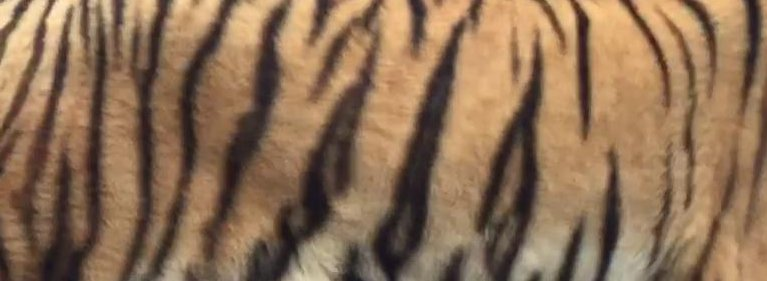
#> input picture source_img/000012.jpg, 767 x 281 px, found by its file name; its folder holds only this picture in this run
$ python -i Runner.py   (imports and definitions only)   (older library calls are emulated)
#> lines starting #> are read from the running program, lines starting #| are printed output that depends on the picture; after the words box and inside, x2 and y2 are one past the last pixel; in counts of white or black regions, pixels touching at a corner belong together
### ImgIO.py
import cv2
import os
import numpy as np
import shutil

class ImgIO:

    def read_image(self, img_path):
#> called with img_path = 'source_img/source_img/000012.jpg'
        img = cv2.imread(img_path)
#> img is the input picture: shape (281, 767, 3); mean B, G, R 84.5, 111.4, 140.8
        gray_img = cv2.cvtColor(img, cv2.COLOR_BGR2GRAY)
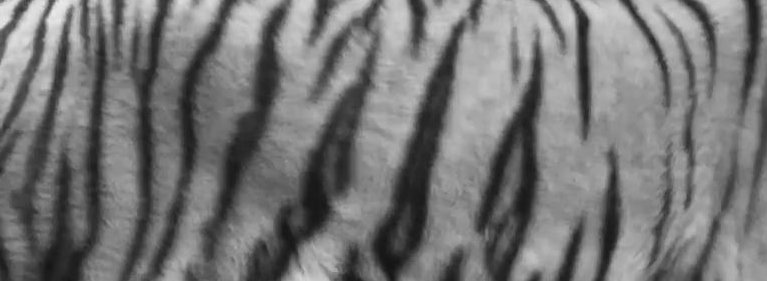
#> gray_img: shape (281, 767); min 19, max 235, mean 117.1
        # convert img to float
        img = img.astype(np.float32)
        gray_img = gray_img.astype(np.float32)

        return img, gray_img

    def write_image(self, path, name, src):
        os.makedirs(os.path.dirname(path), exist_ok=True)
        cv2.imwrite(path + "/" + name, src)

    def write_data(self, path, name, data):
        os.makedirs(os.path.dirname(path), exist_ok=True)
        np.save(path + "/" + name, data)

    # [25 lines left out: functions clean_folder, save_curl_heat_map, draw_curl, not called in this run]

### ImgProcessing.py
import cv2
import numpy as np
from ImgIO import ImgIO

class ImgProcessing:

    def __init__(self):
        self.imgIO = ImgIO()
        self.ddepth = cv2.CV_64F

    # Pass image to bandpass filter, and produce LoG result that is ranged from 0 to 255
    def bandpass_filtering(self, img, blur_size, kernel_sizes):
        results = []
        for kernel_size in kernel_sizes:
            src = cv2.GaussianBlur(img, (blur_size, blur_size), 0)
            log_img = cv2.Laplacian(src, self.ddepth, ksize=kernel_size)

            log_img += abs(log_img.min())
            log_img *= (255 / log_img.max())
            results.append(log_img)

        return results

    # Return magnitude and greadient direction result (dradient direction range from 0 to 360 degree)
    def extract_gradient_directions(self, img):
        # Compute gradients along the x and y axis, respectively
        gX = cv2.Scharr(img, cv2.CV_64F, 1, 0)
        gY = cv2.Scharr(img, cv2.CV_64F, 0, 1)
        # Compute the gradient magnitude and orientation
        mag = np.sqrt((gX ** 2) + (gY ** 2))
        # Convert to degree
        # Arctan2 return -pi to pi, now change to 0 to 180, and 180 to 360 when degree is negative, means -50 is 310 or -1 is 359
        orient = np.arctan2(gY, gX) * (180 / np.pi)
        orient[orient < 0] += 360
        return mag, orient

    def convert_gradient(self, grad):
        # change range from 0 to 360 to 0 to 255
        grad = grad / 360 * 255
        # apply color map for gradient
        grad = grad.astype(np.uint8)
        grad = cv2.applyColorMap(grad, cv2.COLORMAP_HSV)
        return grad

    # [5 lines left out: function weighted_add, not called in this run]

    # Apply dialation effect to img to reduce noise, pass in binarilized img
    def dialation(self, img, d_kernel):
        d_kernel = np.array(d_kernel)
        d_kernel = d_kernel.astype(np.uint8)
        img_dilation = cv2.dilate(img, d_kernel, iterations=1)
        return img_dilation

    def erosion(self, img, e_kernel):
        e_kernel = np.array(e_kernel)
        e_kernel = e_kernel.astype(np.uint8)
        img_erosion = cv2.erode(img, e_kernel, iterations=1)
        return img_erosion

    # Use connected component method to count up the connected area, eliminate area with smaller count than threshold
    def connected_component(self, img, threshold):
        print("Delete conponent by: ", threshold)
        analysis = cv2.connectedComponentsWithStats(img, 4, cv2.CV_32S)
        (totalLabels, label_ids, values, centroid) = analysis

        output = np.zeros(img.shape, dtype="uint8")

        # Loop through each component
        for i in range(1, totalLabels):
            area = values[i, cv2.CC_STAT_AREA]
            if (area > threshold): # only keep the component that greater than a certain value
                componentMask = (label_ids == i).astype("uint8") * 255
                output = cv2.bitwise_or(output, componentMask)

        return output

    # To counter the lighting effect on the img, apply the Otsu's method to generate a threshold value
    # also generate a thresholded mask
    def otsu_threshold(self, img, k):
        img = img.astype(np.uint8)
        blurred = cv2.GaussianBlur(img, (k, k), 0)
        threshold, t_img = cv2.threshold(blurred, 0, 255, cv2.THRESH_BINARY + cv2.THRESH_OTSU)
        return t_img, threshold

### IPUtil.py
from mmap import ACCESS_READ
import numpy as np
import math
from CircleSampler import CircleSampler
from ImgIO import ImgIO
from ImgProcessing import ImgProcessing
from scipy.optimize import linear_sum_assignment
import copy
import os


class IPUtil:
    def __init__(self):
        self.R = 0
        self.C = 0
        self.m = 0
        self.n = 0
        self.total = 0
        self.ImgIO = ImgIO()
        self.ImgP = ImgProcessing()
        self.cirSample = CircleSampler()

    # Method B Implementation
    # Given all the histogram and its corresponding gradient, calculate a cost matrix
    # If we use the shape context method, we will inherite the roatation invariance attribute of it, thus we will only need A or B type
    # n is the bin number in each histogram row
    # [354 lines left out: functions calculate_cost_matrix, calc_cost, cost_matrix_similar_score, build_gradient_cost_matrix, calc_direct_mask_score, edge_acc_filter and 5 more, not called in this run]

### CircleSampler.py
import numpy as np
import math

from ImgIO import ImgIO
from ImgProcessing import ImgProcessing

class CircleSampler:

    def __init__(self):
        self.ImgIO = ImgIO()
        self.ImgP = ImgProcessing()
        self.circle_enhence_points = {4:[(-2,3),(-3,2),(2,3),(3,2),(-3,-2),(-2,-3),(2,-3),(3,-2)],
                                      6:[(-4,4),(4, 4),(-4,-4),(4,-4)],
                                      9:[(-3,8),(3,8),(-3,-8),(3,-8),(-5,7),(5,7),(-5,-7),(5,-7),(-6,6),(6,6),(-6,-6),(6,-6),(-7,5),(-7,-5),(7,5),(7,-5)]}

    # Sample points as disc like circles via Bresenham method
    # [175 lines left out: functions mirror_points_8, get_circles_of_r_naive, get_circles_of_r, generate_type_smaples, sample_test, circle_cut, not called in this run]

    # Rotate a sample by n degree, basiclly add n toi each grad and if it is over 360, we wrap around it
    def rotate_sample(self):
        pass

### Runner.py
from distutils import log
import sys
import cv2
import os
import numpy as np
import ImgIO
import ImgProcessing
import IPUtil
import copy

class Runner:

    ## Command
    # /Main.py process 000129.jpg
    # /Main.py detect 000123.jpg C  for generate type information detect img typetest
    # /Main.py draw 000129.jpg
    # /Main.py runsingle 000129.jpg

    def __init__(self) -> None:
        self.parameters = {
            "LoG_kernel_sizes": [5,7,9,11,21,31],
            "blur_before_LoG": 13,
            "blur_before_gradient": 7,
            "dilation_kernel": [[0,0,1,0,0],[0,0,1,0,0],[0,0,1,0,0],[0,1,1,1,0],[0,1,1,1,0],[0,1,1,1,0],[0,0,1,0,0],[0,0,1,0,0],[0,0,1,0,0]],
            "erosion_kernel": [[0,0,1,0,0],[0,0,1,0,0],[0,1,1,1,0],[0,0,1,0,0],[0,0,1,0,0]],
            "otsu_blur_kernel_size": 5,
            "low_threshold": 0.86,
            "sample_radius": 4,
            "sample_offset": 3,
            "conn_threshold": 90,
            "min_max_radius_mutiplier": 3,
            "image_names": ["000012.jpg", "000037.jpg", "000049.jpg", "000129.jpg", "181-1.jpg"]
        }
        self.imgIO = ImgIO.ImgIO()
        self.ImgPro = ImgProcessing.ImgProcessing()
        self.IPU = IPUtil.IPUtil()
        self.log_kernel_sizes = self.parameters["LoG_kernel_sizes"]

    def img_preprocessing(self, name):
        blur_before = self.parameters["blur_before_LoG"]
        blur_after = self.parameters["blur_before_gradient"]
        d_kernel = self.parameters["dilation_kernel"]
        e_kernel = self.parameters["erosion_kernel"]
        otsu_blur_kernel_size = self.parameters["otsu_blur_kernel_size"]
        # define path
        source_path = os.path.join(os.getcwd(), 'source_img', name)
        print(source_path)
        # read in img as both original and gray
        img, g_img = self.imgIO.read_image(source_path)
        R = img.shape[0]
#> R = 281
        C = img.shape[1]
#> C = 767
        # conn_threshold = R * C * 0.0007
        # if conn_threshold < 90:
        #     conn_threshold = 90
        conn_threshold = self.parameters["conn_threshold"]
        # perform contrast enhencement
        contrast_kernel = cv2.getStructuringElement(cv2.MORPH_ELLIPSE,(5,5))
        topHat = cv2.morphologyEx(g_img, cv2.MORPH_TOPHAT, contrast_kernel)
        blackHat = cv2.morphologyEx(g_img, cv2.MORPH_BLACKHAT, contrast_kernel)
        c_img = g_img + topHat - blackHat

        log_imgs = self.ImgPro.bandpass_filtering(g_img, blur_before, self.log_kernel_sizes)
#> after the loop in bandpass_filtering, `for kernel_size in kernel_sizes:`:
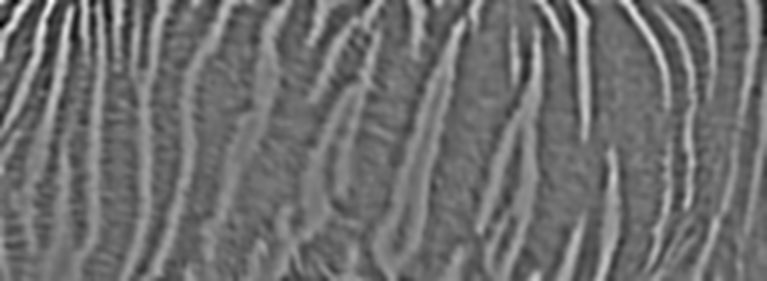
#> log_img: shape (281, 767) float64; min 0, max 255, mean 111.4
#> after the loop in bandpass_filtering, `for kernel_size in kernel_sizes:`: results = 6 items
#> log_imgs = 6 items
        # go through the log imgs
        for log_img, k in zip(log_imgs, self.log_kernel_sizes):
            write_path = os.path.join(os.getcwd(), 'results', name, 'log_' + str(k) + '_img/')
            print("Processing Laplacian kernel size: " + str(k))
            # write gray image and Laplacian of Gaussian result
            self.imgIO.write_image(write_path, "gray.jpg", g_img)
            self.imgIO.write_image(write_path, "contrast.jpg", c_img)
            self.imgIO.write_image(write_path, "1log.jpg", log_img)
            # produce the threshold result of log_img
            log_img_copy = copy.deepcopy(log_img)
            t_img, otsu_t = self.ImgPro.otsu_threshold(log_img_copy, otsu_blur_kernel_size)
            print("Otsu threshold value: ", otsu_t)
            self.imgIO.write_image(write_path, "2tlog.jpg", t_img)
            # use erosion first to isolated out the noise from the main
            e_img = self.ImgPro.erosion(t_img, e_kernel)
            self.imgIO.write_image(write_path, "3elog.jpg", e_img)
            # use connected component to eliminate small area
            conn_t_img = self.ImgPro.connected_component(e_img, conn_threshold)
            self.imgIO.write_image(write_path, "4ctlog.jpg", conn_t_img)
            # apply the dialation method
            d_img = self.ImgPro.dialation(conn_t_img, d_kernel)
            self.imgIO.write_image(write_path, "5dlog.jpg", d_img)
            # mask back to the log_img
            log_img = log_img.astype(np.uint8)
            mask_log_img = cv2.bitwise_and(log_img, d_img)
            self.imgIO.write_image(write_path, "6mlog.jpg", mask_log_img)
            # make a final blur
            d_img = d_img.astype(np.float32)
            mask_log_img = mask_log_img.astype(np.float32)
            b_d_img = cv2.GaussianBlur(d_img, (blur_after, blur_after), 0)
            b_mask_log_img = cv2.GaussianBlur(mask_log_img, (blur_after, blur_after), 0)
            self.imgIO.write_image(write_path, "7blog.jpg", b_d_img)
            self.imgIO.write_image(write_path, "8bmlog.jpg", b_mask_log_img)
            # calculate the gradient direction and save the gradient result
            mag, grad = self.ImgPro.extract_gradient_directions(b_d_img)
            self.imgIO.write_data(write_path, "mag", mag)
            m_mag, m_grad = self.ImgPro.extract_gradient_directions(b_mask_log_img)

            self.imgIO.write_image(write_path, "9mag.jpg", mag)
            self.imgIO.write_image(write_path, "10mmag.jpg", m_mag)

            # Save the grad data
            self.imgIO.write_data(write_path, "grad", grad)
            self.imgIO.write_data(write_path, "mgrad", m_grad)
            self.imgIO.write_image(write_path, "11grad.jpg", self.ImgPro.convert_gradient(grad))
            self.imgIO.write_image(write_path, "12mgrad.jpg", self.ImgPro.convert_gradient(m_grad))
            self.imgIO.write_image(write_path, "13ggrad.jpg", (grad/360)*255)
#> this loop made 6 passes
#> (k, threshold in otsu_threshold, otsu_t, totalLabels in connected_component) on passes 1 to 6: (5, 115, 115, 193), (7, 116, 116, 194), (9, 117, 117, 189), (11, 117, 117, 173), (21, 118, 118, 118), (31, 120, 120, 104)
#> (printed output is left out)
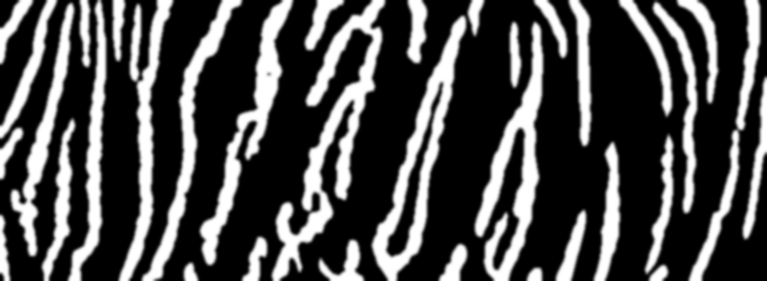
#> b_d_img: shape (281, 767) float32; min 0, max 255, mean 74.3
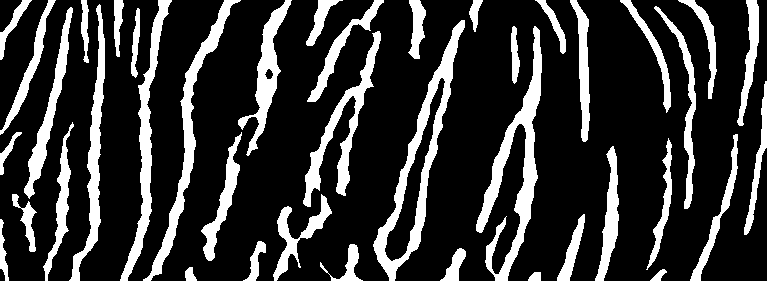
#> conn_t_img: shape (281, 767); 20.9% white; 41 white regions, largest, box (x1, y1, x2, y2) and area: (476, 26, 542, 281) 4324, (373, 20, 465, 281) 4207, (143, 0, 241, 281) 2934
#> d_img: shape (281, 767) float32; 29.1% white; 37 white regions, largest, box (x1, y1, x2, y2) and area: (272, 0, 385, 281) 7400, (372, 16, 466, 281) 5696, (475, 22, 543, 281) 5682
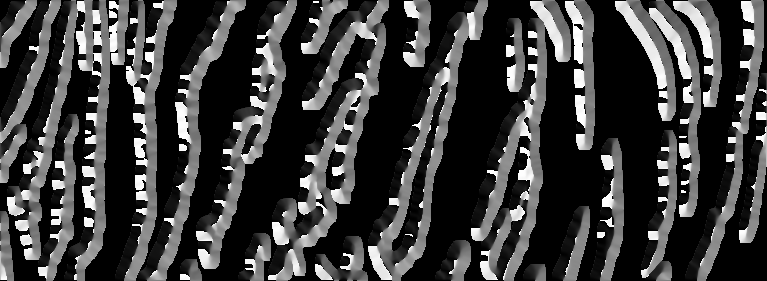
#> m_grad: shape (281, 767) float64; min 0, max 360, mean 86.4; drawn with min black and max white
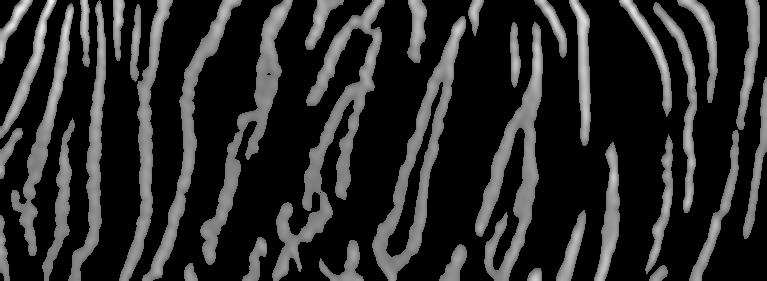
#> mask_log_img: shape (281, 767) float32; min 0, max 255, mean 41.3
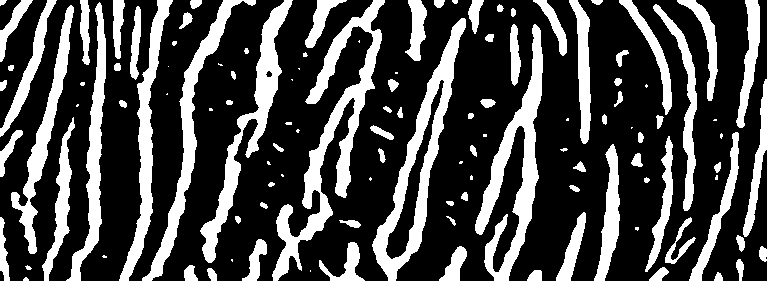
#> t_img: shape (281, 767); 28.2% white; 119 white regions (31 under 20 px), largest, box (x1, y1, x2, y2) and area: (272, 0, 385, 281) 6482, (475, 24, 543, 281) 5270, (372, 18, 466, 281) 5209

    # [105 lines left out: functions run_detect, filter_locations, run_draw, run_single, run_all, run, not called in this run]

>>> result = Runner().img_preprocessing('source_img/000012.jpg')

$ run again, on source_img/000037.jpg
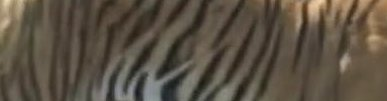
#> input picture source_img/000037.jpg, 387 x 101 px, found by its file name
#> in read_image, img is the input picture: shape (101, 387, 3); mean B, G, R 67.7, 81.7, 91.7
#> after the loop in bandpass_filtering, `for kernel_size in kernel_sizes:`:
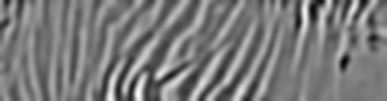
#> log_img: shape (101, 387) float64; min 0, max 255, mean 123.4; drawn with min black and max white
#> after the loop in bandpass_filtering, `for kernel_size in kernel_sizes:`: results = 6 items
#> the loop in img_preprocessing, `for log_img, k in zip(log_imgs, self.log_kernel_sizes):` made 6 passes
#> (k, threshold in otsu_threshold, otsu_t, totalLabels in connected_component) on passes 1 to 6: (5, 126, 126, 46), (7, 126, 126, 44), (9, 127, 127, 42), (11, 127, 127, 42), (21, 126, 126, 35), (31, 124, 124, 27)
#> (printed output is left out)
#> after the loop in img_preprocessing, `for log_img, k in zip(log_imgs, self.log_kernel_sizes):`:
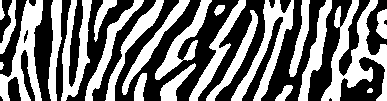
#> t_img: shape (101, 387); 46.4% white; 23 white regions, largest, box (x1, y1, x2, y2) and area: (321, 0, 387, 101) 2607, (231, 0, 294, 101) 1858, (0, 0, 43, 101) 1842

$ run again, on source_img/000049.jpg
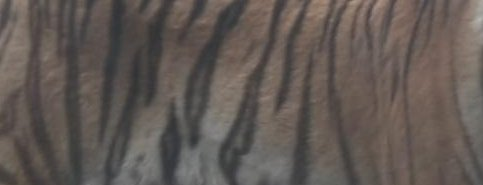
#> input picture source_img/000049.jpg, 483 x 185 px, found by its file name
#> in read_image, img is the input picture: shape (185, 483, 3); mean B, G, R 84, 88.8, 97.2
#> after the loop in bandpass_filtering, `for kernel_size in kernel_sizes:`:
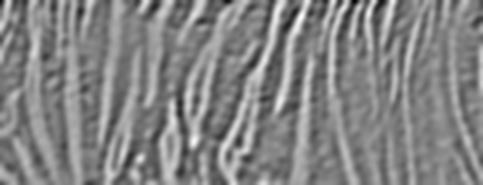
#> log_img: shape (185, 483) float64; min 0, max 255, mean 132.4; drawn with min black and max white
#> after the loop in bandpass_filtering, `for kernel_size in kernel_sizes:`: results = 6 items
#> the loop in img_preprocessing, `for log_img, k in zip(log_imgs, self.log_kernel_sizes):` made 6 passes
#> (k, threshold in otsu_threshold, otsu_t, totalLabels in connected_component) on passes 1 to 6: (5, 125, 125, 138), (7, 126, 126, 132), (9, 128, 128, 122), (11, 131, 131, 117), (21, 135, 135, 100), (31, 137, 137, 87)
#> (printed output is left out)
#> after the loop in img_preprocessing, `for log_img, k in zip(log_imgs, self.log_kernel_sizes):`:
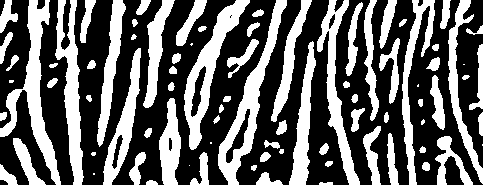
#> t_img: shape (185, 483); 38.6% white; 84 white regions (10 under 20 px), largest, box (x1, y1, x2, y2) and area: (0, 0, 61, 185) 2882, (218, 0, 287, 185) 2702, (184, 0, 250, 150) 2495

$ run again, on source_img/000129.jpg
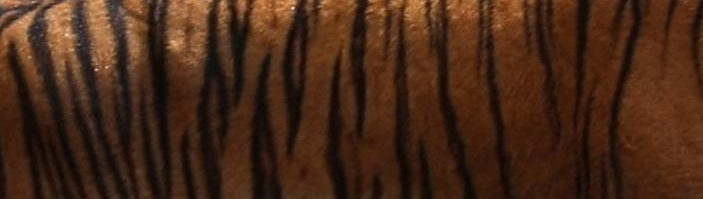
#> input picture source_img/000129.jpg, 703 x 199 px, found by its file name
#> in read_image, img is the input picture: shape (199, 703, 3); mean B, G, R 22.6, 40, 70.9
#> after the loop in bandpass_filtering, `for kernel_size in kernel_sizes:`: results = 6 items
#> the loop in img_preprocessing, `for log_img, k in zip(log_imgs, self.log_kernel_sizes):` made 6 passes
#> (k, threshold in otsu_threshold, otsu_t, totalLabels in connected_component) on passes 1 to 6: (5, 125, 125, 246), (7, 125, 125, 237), (9, 125, 125, 235), (11, 125, 125, 220), (21, 131, 131, 151), (31, 136, 136, 122)
#> (printed output is left out)
#> after the loop in img_preprocessing, `for log_img, k in zip(log_imgs, self.log_kernel_sizes):`:
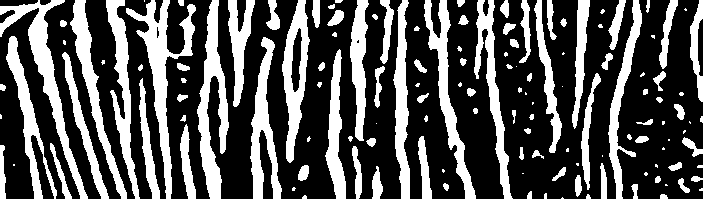
#> t_img: shape (199, 703); 32.8% white; 138 white regions (45 under 20 px), largest, box (x1, y1, x2, y2) and area: (126, 0, 196, 199) 3149, (197, 0, 229, 199) 2884, (0, 0, 88, 199) 2803
